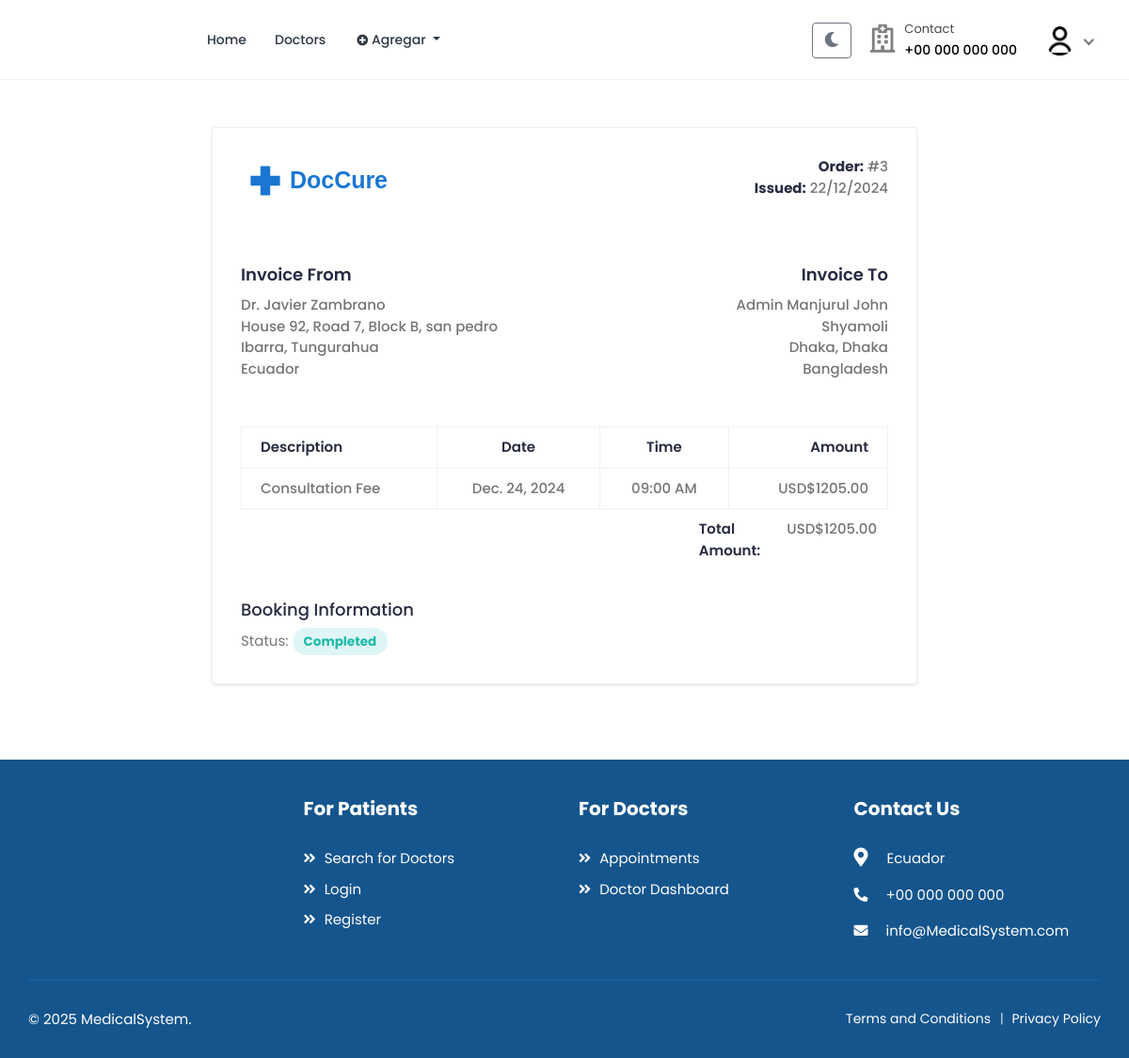
Before: /bookings/3/invoice/ (signed in) with the older database file.
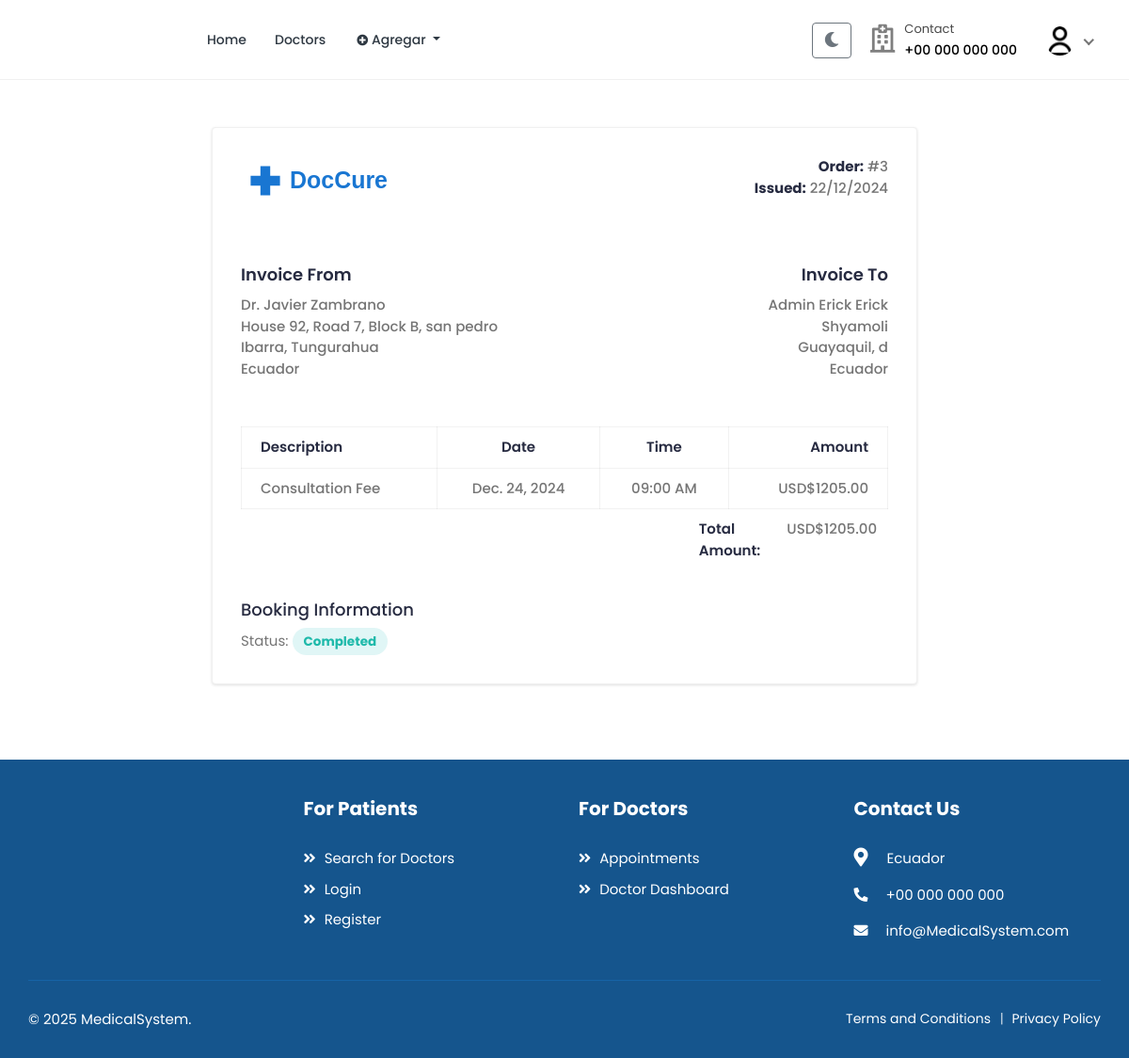
After: the same page with the newer database file.
### bookings/models.py (models this page shows, shortened)
class Booking(models.Model):
    STATUS_CHOICES = (
        ('pending', 'Pendiente'),
        ('confirmed', 'Confirmada'),
        ('cancelled', 'Cancelada'),
        ('completed', 'Completada'),
        ('no_show', 'No Show'),
    )
    CONSULTATION_TYPES = (
        ('normal', 'Consulta General'),
        ('specialty', 'Consulta por Especialidad'),
    )
    doctor = models.ForeignKey(
        settings.AUTH_USER_MODEL,
        on_delete=models.CASCADE,
        related_name="appointments",
        limit_choices_to={"role": "doctor"},
    )
    patient = models.ForeignKey(
        settings.AUTH_USER_MODEL,
        on_delete=models.CASCADE,
        related_name="patient_appointments",
        limit_choices_to={"role": "patient"},
    )
    appointment_date = models.DateField()
    appointment_time = models.TimeField()
    booking_date = models.DateTimeField(auto_now_add=True)
    status = models.CharField(
        max_length=20,
        choices=STATUS_CHOICES,
        default="pending",
    )
    notes = models.TextField(blank=True, null=True)
    consultation_type = models.CharField(
        max_length=20,
        choices=CONSULTATION_TYPES,
        default="normal",
        verbose_name="Tipo de consulta"
    )
    medical_history_file = models.FileField(
        upload_to='medical_histories/',
        blank=True,
        null=True,
        verbose_name="Archivo de historial médico"
    )
    payment_status = models.BooleanField(
        default=False,
        verbose_name="Estado de pago"
    )
    amount_paid = models.DecimalField(
        max_digits=10,
        decimal_places=2,
        null=True,
        blank=True,
        verbose_name="Monto pagado"
    )
    class Meta:
        ordering = ['-appointment_date', '-appointment_time']
        verbose_name = "Cita"
        verbose_name_plural = "Citas"
    class Meta:
        ordering = ["-appointment_date", "-appointment_time"]
        verbose_name = "Cita"
        verbose_name_plural = "Citas"
        unique_together = ["doctor", "appointment_date", "appointment_time"]

### accounts/models.py (models this page shows, shortened)
class User(AbstractUser):
    class RoleChoices(models.TextChoices):
        DOCTOR = "doctor", "Doctor"
        PATIENT = "patient", "Patient"
    username = models.CharField(max_length=30, unique=True)
    role = models.CharField(
        choices=RoleChoices.choices,
        max_length=20,
        default="patient",
        error_messages={"required": "Role must be provided"},
    )
    email = models.EmailField(
        blank=True,
        error_messages={
            "unique": "A user with that email already exists.",
        },
    )
    first_name = models.CharField(max_length=150, blank=True)
    last_name = models.CharField(max_length=150, blank=True)
    registration_number = models.IntegerField(null=True, blank=True)
    USERNAME_FIELD = "username"
    REQUIRED_FIELDS = []
    objects = CustomUserManager()
    def get_full_name(self):
        full_name = "%s %s" % (self.first_name, self.last_name)
        return full_name.strip() or self.username

class Profile(models.Model):
    user = models.OneToOneField(User, on_delete=models.CASCADE, related_name="profile")
    avatar = models.ImageField(default="defaults/user.png", upload_to=profile_photo_directory_path)
    image = models.ImageField(upload_to='profiles/', null=True, blank=True)
    bio = models.TextField(blank=True, null=True)
    phone = models.CharField(max_length=20, blank=True, null=True)
    dob = models.DateField(blank=True, null=True)
    about = models.TextField(blank=True, null=True)
    specialization = models.CharField(max_length=255, blank=True, null=True)
    gender = models.CharField(max_length=10,
                              choices=
                              [("male", "Male"),
                               ("female", "Female"),
                               ("other", "Other")],blank=True,)
    address = models.TextField(blank=True, null=True)
    city = models.CharField(max_length=100, blank=True)
    state = models.CharField(max_length=100, blank=True)
    postal_code = models.CharField(max_length=20, blank=True)
    country = models.CharField(max_length=100, blank=True)
    price_per_consultation = models.DecimalField(max_digits=10, decimal_places=2, null=True, blank=True)
    is_available = models.BooleanField(default=True)
    blood_group = models.CharField(max_length=5,
        choices=[
            ("A+", "A+"),
            ("A-", "A-"),
            ("B+", "B+"),
            ("B-", "B-"),
            ("O+", "O+"),
            ("O-", "O-"),
            ("AB+", "AB+"),
            ("AB-", "AB-"),
        ],
        blank=True,
        null=True,
    )
    allergies = models.TextField(blank=True, null=True)
    medical_conditions = models.TextField(blank=True, null=True)
    experience = models.PositiveIntegerField(default=0)
    @property
    def image(self):
        return (
            self.avatar.url
            if self.avatar.storage.exists(self.avatar.name)
            else f"{settings.MEDIA_URL}defaults/user.png"
        )

### bookings/views.py (the view)
class BookingInvoiceView(LoginRequiredMixin, TemplateView):
    template_name = "bookings/booking-invoice.html"
    def get_context_data(self, **kwargs):
        context = super().get_context_data(**kwargs)
        booking = get_object_or_404(
            Booking.objects.select_related(
                "doctor", "doctor__profile", "patient", "patient__profile"
            ),
            id=kwargs["booking_id"],
        )
        if not (
            self.request.user == booking.patient
            or self.request.user == booking.doctor
        ):
            raise Http404("Not found")
        context["booking"] = booking
        context["issued_date"] = booking.booking_date.strftime("%d/%m/%Y")
        consultation_fee = booking.doctor.profile.price_per_consultation
        context["subtotal"] = consultation_fee
        context["total"] = (
            consultation_fee  # Add any additional fees/discounts here
        )
        return context

### accounts/managers.py (called while the page is built)
    def get(self, *args, **kwargs):
        return super().select_related("profile").get(*args, **kwargs)

### templates/bookings/booking-invoice.html (shortened to what the changed rows need)
{% extends "base.html" %}
{% load static %}
{% block content %}
<div class="content">
    <div class="container-fluid">
        <div class="row">
            <div class="col-lg-8 offset-lg-2">
                <div class="invoice-content">
                    <div class="invoice-item">
                        <div class="row">
                            <div class="col-md-6">
                                <p class="invoice-details">
                                    <strong>Order:</strong> #{{ booking.id }} <br>
                                    <strong>Issued:</strong> {{ issued_date }}
                                </p>
                            </div>
                        </div>
                    </div>
                    <div class="invoice-item">
                        <div class="row">
                            <div class="col-md-6">
                                <div class="invoice-info">
                                    <strong class="customer-text">Invoice From</strong>
                                    <p class="invoice-details invoice-details-two">
                                        Dr. {{ booking.doctor.get_full_name }} <br>
                                        {% if booking.doctor.profile.address %}
                                            {{ booking.doctor.profile.address }}<br>
                                        {% endif %}
                                        {{ booking.doctor.profile.city }}{% if booking.doctor.profile.state %}, {{ booking.doctor.profile.state }}{% endif %}<br>
                                        {{ booking.doctor.profile.country }}
                                    </p>
                                </div>
                            </div>
                            <div class="col-md-6">
                                <div class="invoice-info invoice-info2">
                                    <strong class="customer-text">Invoice To</strong>
                                    <p class="invoice-details">
                                        {{ booking.patient.get_full_name }} <br>
                                        {% if booking.patient.profile.address %}
                                            {{ booking.patient.profile.address }}<br>
                                        {% endif %}
                                        {{ booking.patient.profile.city }}{% if booking.patient.profile.state %}, {{ booking.patient.profile.state }}{% endif %}<br>
                                        {{ booking.patient.profile.country }}
                                    </p>
                                </div>
                            </div>
                        </div>
                    </div>
                    <div class="invoice-item invoice-table-wrap">
                        <div class="row">
                            <div class="col-md-12">
                                <div class="table-responsive">
                                    <table class="invoice-table table table-bordered">
                                        <thead>
                                            <tr>
                                                <th>Description</th>
                                                <th class="text-center">Date</th>
                                                <th class="text-center">Time</th>
                                                <th class="text-right">Amount</th>
                                            </tr>
                                        </thead>
                                        <tbody>
                                            <tr>
                                                <td>Consultation Fee</td>
                                                <td class="text-center">{{ booking.appointment_date }}</td>
                                                <td class="text-center">{{ booking.appointment_time|time:"h:i A" }}</td>
                                                <td class="text-right">USD${{ booking.doctor.profile.price_per_consultation }}</td>
                                            </tr>
                                        </tbody>
                                    </table>
                                </div>
                            </div>
                            <div class="col-md-6 col-xl-4 ml-auto">
                                <div class="table-responsive">
                                    <table class="invoice-table-two table">
                                        <tbody>
                                            <tr>
                                                <th>Total Amount:</th>
                                            </tr>
                                        </tbody>
                                    </table>
                                </div>
                            </div>
                        </div>
                    </div>
                    <div class="other-info">
                        <p class="text-muted mb-0">
                            Status: <span class="badge badge-pill
                                {% if booking.status == 'completed' %}bg-info-light{% endif %}">
                                {{ booking.status|title }}
                            </span>
                        </p>
                    </div>
                </div>
            </div>
        </div>
    </div>
</div>
{% endblock %}

Changed rows visible on the page:
changed through a linked row, Booking "09:00 AM": patient.get_full_name "Admin Manjurul John" → "Admin Erick Erick"; patient.profile.city "Dhaka" → "Guayaquil"; patient.profile.state "Dhaka" → "d"; patient.profile.country "Bangladesh" → "Ecuador"
